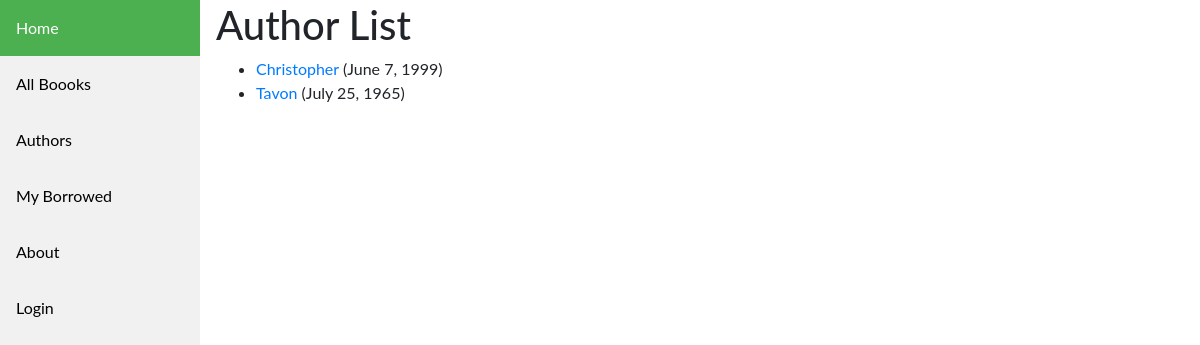
Screenshot of /catalog/authors/ with the database file from the repository.
### catalog/models.py (models this page shows, shortened)
class Author(models.Model):
    first_name = models.CharField(max_length=100)
    last_name = models.CharField(max_length=100)
    date_of_birth = models.DateField(null=True, blank=True)
    date_of_death = models.DateField('Died', null=True, blank=True)
    class Meta:
        ordering = ['last_name', 'first_name']
    def get_absolute_url(self):
        return reverse('author-detail', args=[str(self.id)])

### catalog/views.py (the view)
# urls.py: path('authors/', views.AuthorListView.as_view(), name='authors'),
class AuthorListView(generic.ListView):
    model = Author
    paginate_by = 2

### catalog/templates/catalog/author_list.html
{% extends "catalog/base_generic.html" %} {% block content %}
<h1>Author List</h1>
{% if author_list %}
<ul>
  {% for author in author_list %}
  <li>
    <a href="{{ author.get_absolute_url }}">{{ author.first_name }}</a>
    ({{author.date_of_birth}})
  </li>
  {% endfor %}
</ul>
{% else %}
<p>There are no authors in the library.</p>
{% endif %} {% endblock %}

### catalog/static/css/styles.css (style rules this page uses)
body { margin: 0; font-family: "Lato", sans-serif; }

### rows the page displays
Author: first_name "Christopher", date_of_birth "June 7, 1999"
Author: first_name "Tavon", date_of_birth "July 25, 1965"
